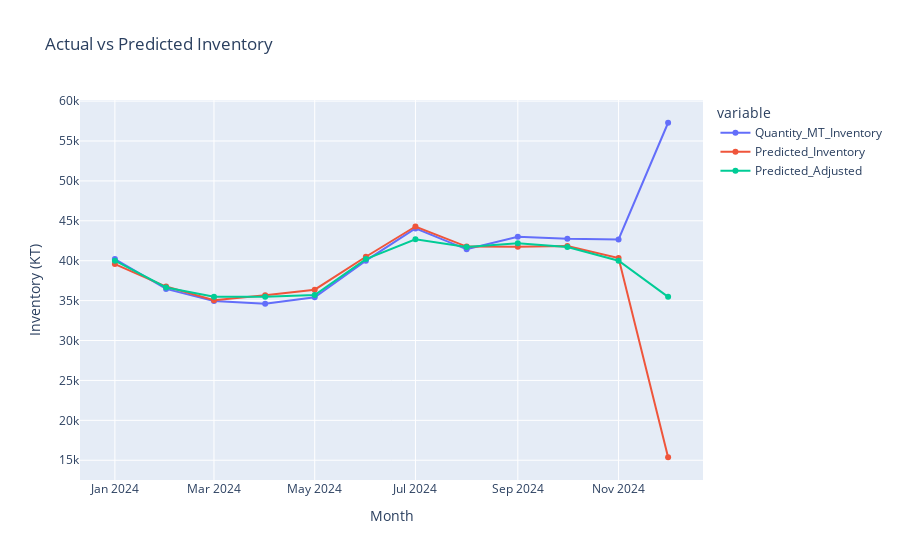

Here is the notebook cell this chart was saved with:
### Code cell
X_all = scaler.transform(comparison[['Predicted_Inventory']].fillna(0))
comparison['Predicted_Adjusted'] = xgb.predict(X_all)
comparison['Deviation_Adjusted'] = comparison['Quantity_MT_Inventory'] - comparison['Predicted_Adjusted']

fig = px.line(comparison, x='month', y=['Quantity_MT_Inventory', 'Predicted_Inventory', 'Predicted_Adjusted'],
              title='Actual vs Predicted Inventory', markers=True)
fig.update_layout(yaxis_title='Inventory (KT)', xaxis_title='Month')
fig.show()

### Figure 1 — Plotly figure (JSON) as saved in the notebook; plotly's stock layout.template omitted (floating-point values rounded to 4 significant figures)
{"data": [{"hovertemplate": "variable=Quantity_MT_Inventory<br>month=%{x}<br>value=%{y}<extra></extra>", "legendgroup": "Quantity_MT_Inventory", "line": {"color": "#636efa", "dash": "solid"}, "marker": {"symbol": "circle"}, "mode": "lines+markers", "name": "Quantity_MT_Inventory", "orientation": "v", "showlegend": true, "type": "scatter", "x": ["2024-01-01T00:00:00", "2024-02-01T00:00:00", "2024-03-01T00:00:00", "2024-04-01T00:00:00", "2024-05-01T00:00:00", "2024-06-01T00:00:00", "2024-07-01T00:00:00", "2024-08-01T00:00:00", "2024-09-01T00:00:00", "2024-10-01T00:00:00", "2024-11-01T00:00:00", "2024-12-01T00:00:00"], "xaxis": "x", "y": [40210.0, 36470.0, 34940.0, 34620.0, 35430.0, 40010.0, 44050.0, 41430.0, 43000.0, 42750.0, 42670.0, 57290.0], "yaxis": "y"}, {"hovertemplate": "variable=Predicted_Inventory<br>month=%{x}<br>value=%{y}<extra></extra>", "legendgroup": "Predicted_Inventory", "line": {"color": "#EF553B", "dash": "solid"}, "marker": {"symbol": "circle"}, "mode": "lines+markers", "name": "Predicted_Inventory", "orientation": "v", "showlegend": true, "type": "scatter", "x": ["2024-01-01T00:00:00", "2024-02-01T00:00:00", "2024-03-01T00:00:00", "2024-04-01T00:00:00", "2024-05-01T00:00:00", "2024-06-01T00:00:00", "2024-07-01T00:00:00", "2024-08-01T00:00:00", "2024-09-01T00:00:00", "2024-10-01T00:00:00", "2024-11-01T00:00:00", "2024-12-01T00:00:00"], "xaxis": "x", "y": [39581, 36763, 35049, 35663, 36374, 40500, 44288, 41769, 41735, 41849, 40327, 15380.0], "yaxis": "y"}, {"hovertemplate": "variable=Predicted_Adjusted<br>month=%{x}<br>value=%{y}<extra></extra>", "legendgroup": "Predicted_Adjusted", "line": {"color": "#00cc96", "dash": "solid"}, "marker": {"symbol": "circle"}, "mode": "lines+markers", "name": "Predicted_Adjusted", "orientation": "v", "showlegend": true, "type": "scatter", "x": ["2024-01-01T00:00:00", "2024-02-01T00:00:00", "2024-03-01T00:00:00", "2024-04-01T00:00:00", "2024-05-01T00:00:00", "2024-06-01T00:00:00", "2024-07-01T00:00:00", "2024-08-01T00:00:00", "2024-09-01T00:00:00", "2024-10-01T00:00:00", "2024-11-01T00:00:00", "2024-12-01T00:00:00"], "xaxis": "x", "y": [40000.0, 36650.0, 35480.0, 35480.0, 35700.0, 40210.0, 42690.0, 41710.0, 42180.0, 41710.0, 40000.0, 35480.0], "yaxis": "y"}], "layout": {"legend": {"title": {"text": "variable"}, "tracegroupgap": 0}, "title": {"text": "Actual vs Predicted Inventory"}, "xaxis": {"anchor": "y", "domain": [0, 1], "title": {"text": "Month"}}, "yaxis": {"anchor": "x", "domain": [0, 1], "title": {"text": "Inventory (KT)"}}}}
